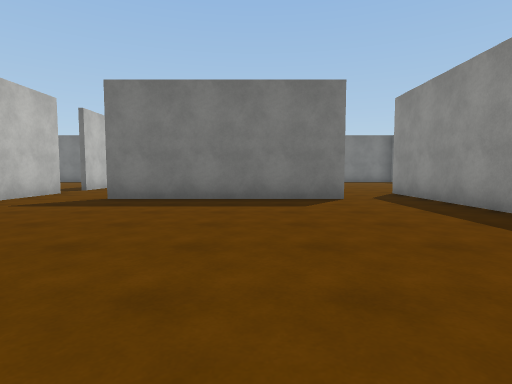
View 1 (above)

20 first-person views from a walk through a 3-D level made in the Unity game engine. The camera is 1.2 m above the floor, tilts 4° down and sees 80° across. The floor is counted in squares, 2 m on a side. Each view is taken from the middle of a square. On the plan, view 1 faces up. The plan holds only what a view shows up to about 9 squares ahead; the rest is blank. The place goes on beyond the plan. The player character is not drawn. Surface patterns are stand-ins for the level's own textures.

View 2
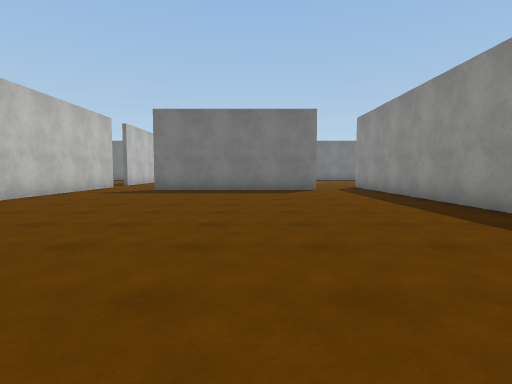

View 3
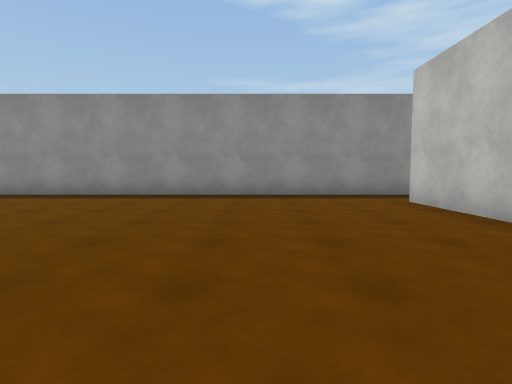

View 4
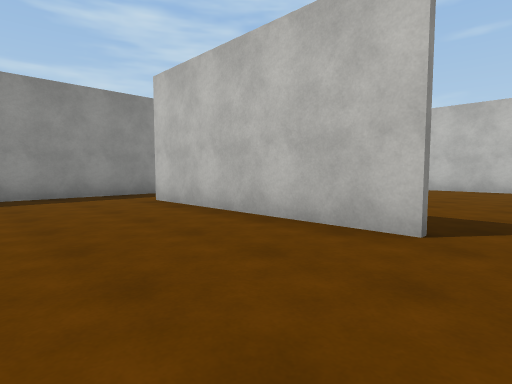

View 5
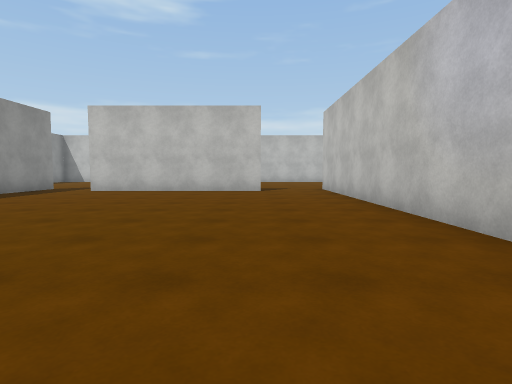

View 6
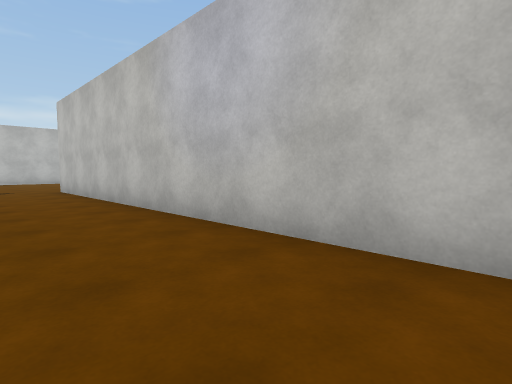

View 7
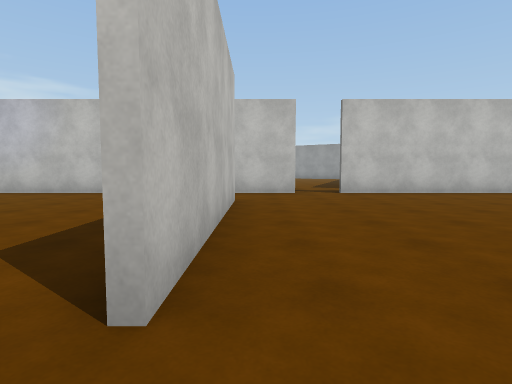

View 8
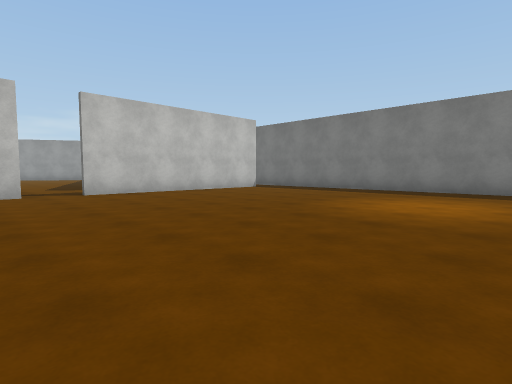

View 9
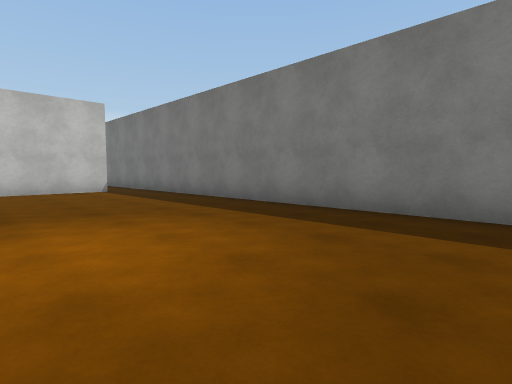

View 10
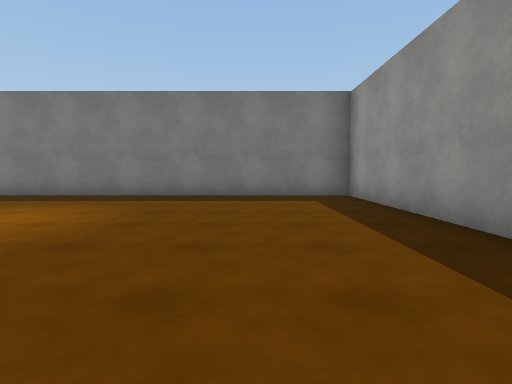

View 11
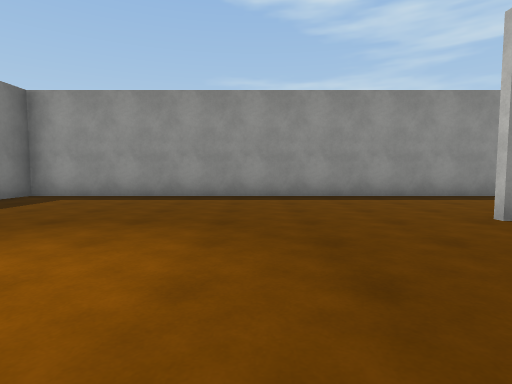

View 12
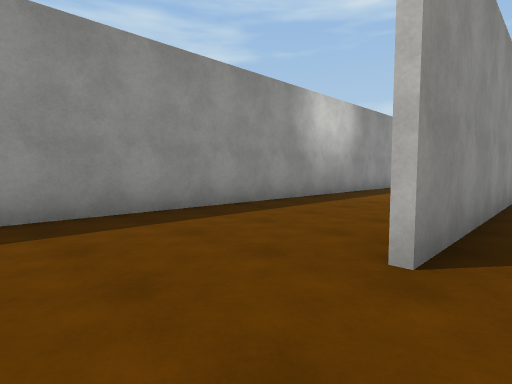

View 13
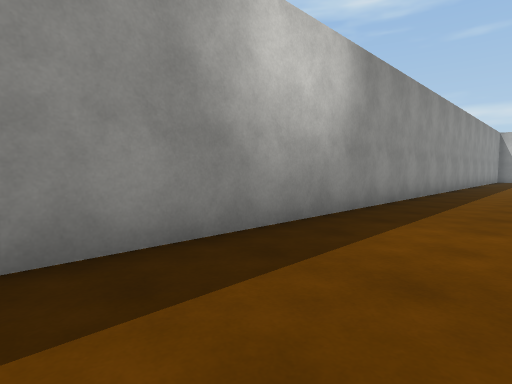

View 14
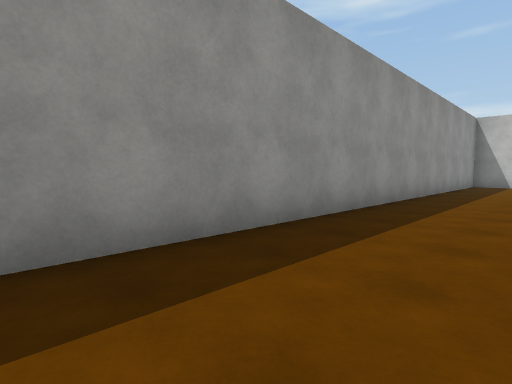

View 15
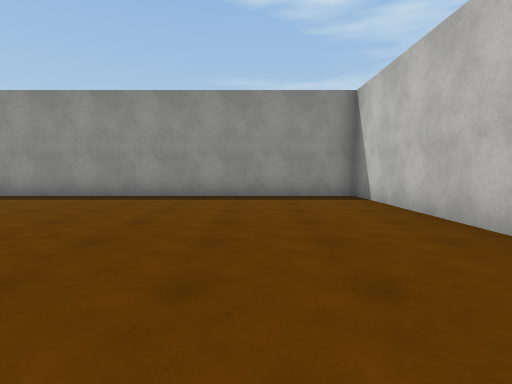

View 16
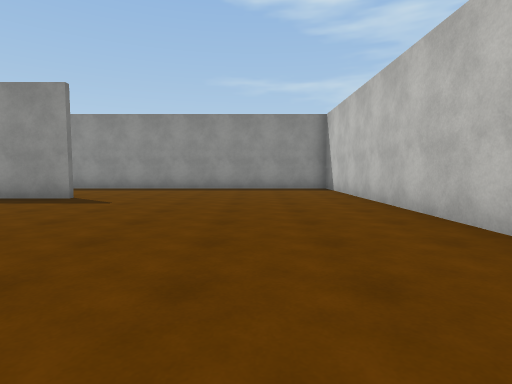

View 17
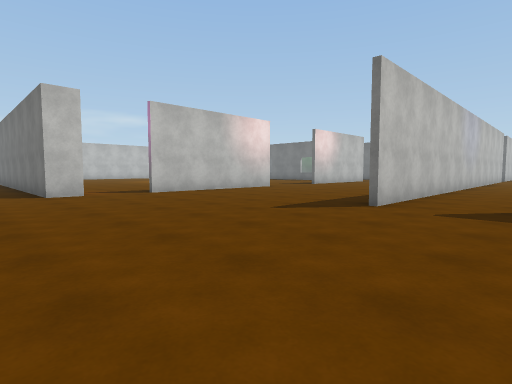

View 18
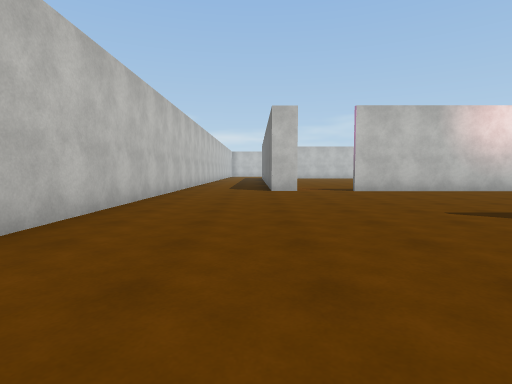

View 19
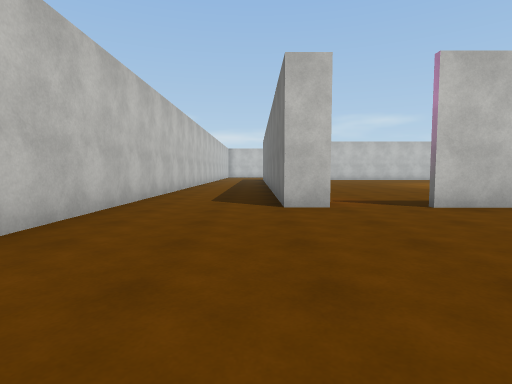

View 20
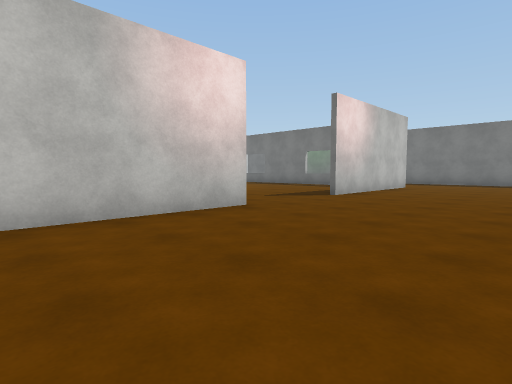

### Floor plan
Points are (right, up) in squares from view 1. A wall is a line through its corners. A room is listed if a view was taken in it or the views show most of it. See-through windows are left out.
Room 1 (views 1, 2, 3, 4, 5, 6)
walls: (1.9, 6.4) (-3.2, 6.4); (-3.2, -6) (1.9, -6); (3.6, -7) (3.6, 6.6); (-5.2, 6.6) (-5.2, -7)
ways out: opening at (-4, -6) to room 2; opening at (-4, 6) to room 2; opening at (2.5, -6) to room 2; opening at (2.5, 6) to room 2
Room 2 (views 7, 8, 9, 10, 11, 12, 13, 14, 15, 16, 17, 18, 19, 20)
walls: (-10.9, 1.9) (-10.9, -0.4); (-10.9, -3.2) (-10.9, -8.1); (-3, 6.6) (1.9, 6.6); (-5.2, 8.1) (-5.2, 6.6); (-10.9, -9.8) (-10.9, -10.5) (-14.8, -10.5); (3.6, 6.6) (3.6, 8.1); (-3.1, -13.4) (7.2, -13.4) (7.2, 16.4) (-4.5, 16.4); (-5.2, 15.2) (-5.2, 9.2); (-15.1, -13.4) (-4.8, -13.4)
ways out: opening at (-4, -6) to room 1; opening at (-4, 6) to room 1; opening at (2.5, -6) to room 1; opening at (2.5, 6) to room 1; opening at (-5, 9); opening at (-5, 16)

Where each view was taken, in squares from view 1:
view 1: 0 up, 0 right, facing up
view 2: 3 down, 0 right, facing up
view 3: 3 down, 4 left, facing right
view 4: 3 down, 4 left, facing down-right
view 5: 3 up, 3 left, facing down
view 6: 3 up, 3 left, facing down-left
view 7: 7 up, 3 right, facing left
view 8: 7 up, 3 right, facing up-left
view 9: 12 up, 4 right, facing up-left
view 10: 9 up, 5 right, facing up
view 11: 11 up, 0 right, facing right
view 12: 10 up, 3 right, facing down-right
view 13: 6 up, 5 right, facing down-right
view 14: 0 up, 5 right, facing down-right
view 15: 11 down, 0 right, facing right
view 16: 11 down, 3 left, facing right
view 17: 12 down, 3 left, facing up-left
view 18: 11 down, 2 left, facing left
view 19: 11 down, 6 left, facing left
view 20: 7 down, 7 left, facing up-left
